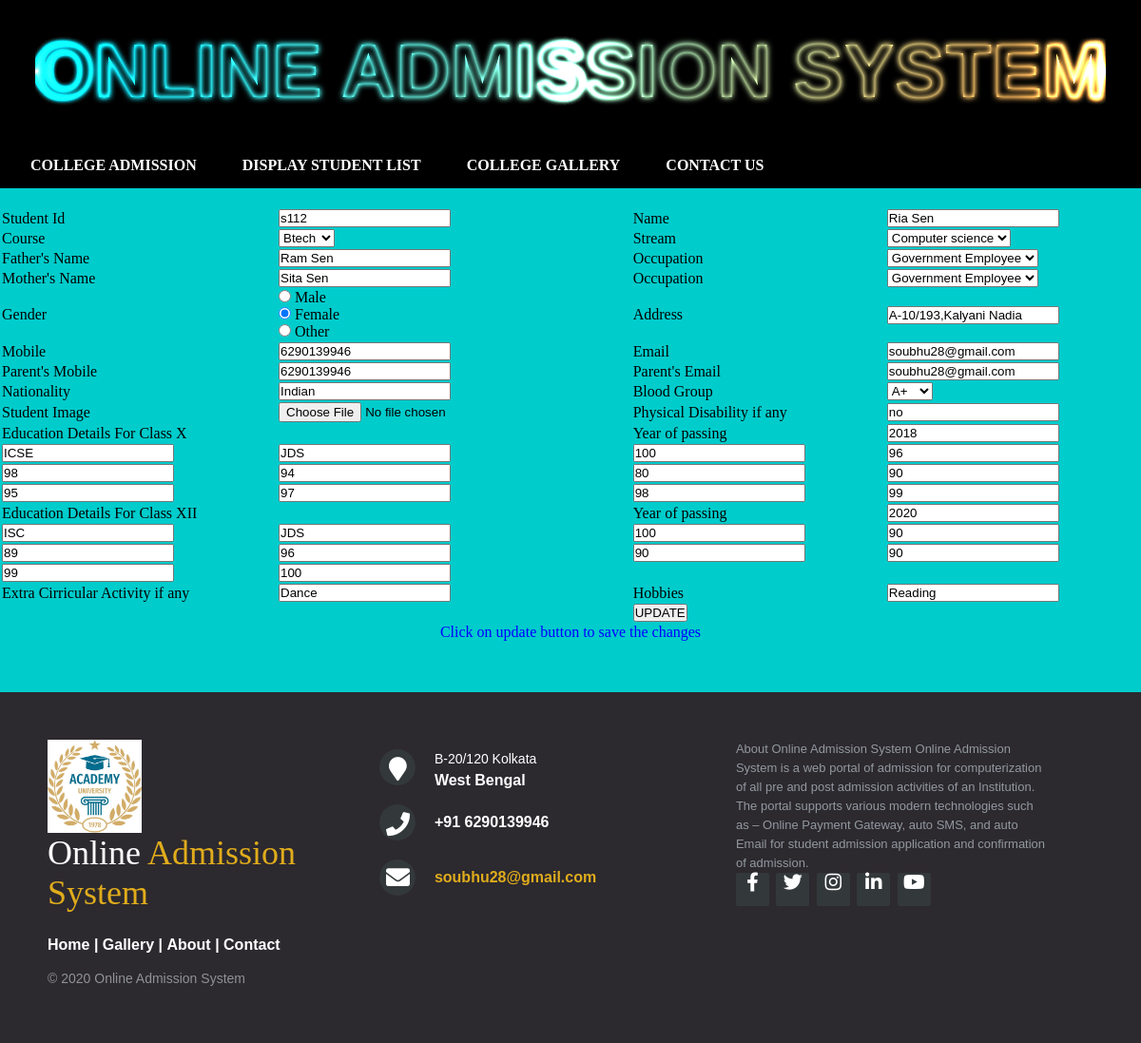
Screenshot of /edit.php?si=s112 with the database file from the repository.
### tables this page shows
CREATE TABLE `admission` (
  `student_id` varchar(20) NOT NULL,
  `sname` varchar(100) NOT NULL,
  `course` varchar(10) NOT NULL,
  `stream` varchar(100) NOT NULL,
  `fname` varchar(100) NOT NULL,
  `foccupation` varchar(100) NOT NULL,
  `mname` varchar(100) NOT NULL,
  `moccupation` varchar(100) NOT NULL,
  `gender` varchar(100) NOT NULL,
  `address` varchar(100) NOT NULL,
  `mobile` varchar(15) NOT NULL,
  `email` varchar(100) NOT NULL,
  `pmobile` varchar(15) NOT NULL,
  `pemail` varchar(100) NOT NULL,
  `nationality` varchar(20) NOT NULL,
  `bloodgroup` varchar(4) NOT NULL,
  `simage` varchar(255) NOT NULL,
  `pdisability` varchar(100) NOT NULL,
  `bnx` varchar(100) NOT NULL,
  `scnx` varchar(100) NOT NULL,
  `miex` int(5) NOT NULL,
  `mimx` int(5) NOT NULL,
  `mibx` int(5) NOT NULL,
  `micompx` int(5) NOT NULL,
  `yopx` int(10) NOT NULL,
  `tpx` decimal(10,0) NOT NULL,
  `pygx` decimal(10,0) NOT NULL,
  `mipx` int(5) NOT NULL,
  `micx` int(5) NOT NULL,
  `miscx` int(5) NOT NULL,
  `mislx` int(5) NOT NULL,
  `bnxii` varchar(100) NOT NULL,
  `ssnxii` varchar(100) NOT NULL,
  `miexii` int(5) NOT NULL,
  `mimxii` int(5) NOT NULL,
  `mislxii` int(5) NOT NULL,
  `micxii` int(5) NOT NULL,
  `yopxii` int(10) NOT NULL,
  `tpxii` decimal(10,0) NOT NULL,
  `pygxii` decimal(10,0) NOT NULL,
  `mipxii` int(5) NOT NULL,
  `michemxii` int(5) NOT NULL,
  `ecaxii` varchar(100) NOT NULL,
  `hobbies` varchar(100) NOT NULL
);

### edit.php (the view, shortened to what this page needs)
<link rel="stylesheet" href="https://cdnjs.cloudflare.com/ajax/libs/font-awesome/5.15.1/css/all.min.css">
<link rel="stylesheet" type="text/css" href="footerstyle.css">
	<?php
include("connection.php");
 $sid=$_GET['si'];
$query="select * from admission where student_id='".$sid."'";
$data=mysqli_query($conn,$query);
?>
<!DOCTYPE html>
<html>
<head>
</head>
<body bgcolor="00CCCC">
	<div class="wrapper">
        <div class="neon-wrapper">
            <span class="txt" >Online Admission System</span>
            <span class="gradient"></span>
            <span class="dodge"></span>
        </div>
    </div>
	<ul class="navigation">
			<li class="listitem"><a href="admission.php">College Admission</a></li>
			<li class="listitem"><a href="displaystudent.php">Display Student List</a></li>
			<li class="listitem"><a href="gallery.php">College Gallery</a></li>
			<li class="listitem"><a href="contact.php">Contact Us</a></li>
		</ul>
	<center>
<form action="" method="GET" enctype="multipart/form-data">
<table bgcolor="00CCCC" width="1200px">
	<tr>
		<td>&nbsp;</td>
		<td></td>
		<td></td>
		<td></td>
	</tr>
	<?php
	while($result=mysqli_fetch_assoc($data))
{
	?>
		<tr>
		<td>Student Id</td>
		<td><input type="TEXT" name="student_id" value="<?php echo $_GET['si'];?>"></td>
		<td>Name</td>
		<td><input type="TEXT" name="sname"  value="<?php echo $result['sname'];?>"></td>
	</tr>
	<tr>
		<td>Course</td>
		<td>
			 <select name="Course" id="Course">
    <option value="Btech" <?php if($result[course]=='Btech') echo'selected="selected"'; ?> >Btech</option>
  </select>
		</td>
		<td>Stream</td>
		<td>
			 <select name="Stream" id="Stream">
    <option value="Comuter science" <?php if($result[stream]=='Computer science') echo'selected="selected"'; ?> >Computer science</option>
  </select>
		</td>
	</tr>
	<tr>
		<td>Father's Name</td>
		<td><input type="TEXT" name="FathersName" value="<?php echo $result['fname'];?>"></td>
		<td>Occupation</td>
		<td>
		<select name="FOccupation" id="Occupation" >
    <option value="Government Employee" <?php if($result[foccupation]=='Government Employee') echo'selected="selected"'; ?> >Government Employee</option>
  </select>
		</td>
	</tr>
	<tr>
		<td>Mother's Name</td>
		<td><input type="TEXT" name="MothersName" value="<?php echo $result['mname'];?>"></td>
		<td>Occupation</td>
		<td>
		<select name="MOccupation" id="Occupation">
    <option value="Government Employee" <?php if($result[moccupation]=='Government Employee') echo'selected="selected"'; ?> >Government Employee</option>
  </select>
		</td>
	</tr>
	<tr>
		<td>Gender</td>
		<td><input type="radio" id="male" name="gender" value="male" <?php if($result[gender]=='male') echo'checked="checked"'; ?> >
<label for="male">Male</label><br>
<input type="radio" id="female" name="gender" value="female"  <?php if($result[gender]=='female') echo'checked="checked"'; ?> >
<label for="female">Female</label><br>
<input type="radio" id="other" name="gender" value="other"  <?php if($result[gender]=='other') echo'checked="checked"'; ?> >
<label for="other">Other</label></td>
		<td>Address</td>
		<td>
			<input type="TEXT" name="Address" value="<?php echo $result['address'];?>">
		</td>
	</tr>
	<tr>
		<td>Mobile</td>
		<td><input type="TEXT" name="mobile" value="<?php echo $result['mobile'];?>"></td>
		<td>Email</td>
		<td><input type="TEXT" name="email" value="<?php echo $result['email'];?>"></td>
	</tr>
	<tr>
		<td>Parent's Mobile</td>
		<td><input type="TEXT" name="ParentsMobile" value="<?php echo $result['pmobile'];?>"></td>
		<td> Parent's Email</td>
		<td><input type="TEXT" name="ParentsEmail" value="<?php echo $result['pemail'];?>"></td>
	</tr>
	<tr>
		<td>Nationality</td>
		<td><input type="TEXT" name="Nationality" value="<?php echo $result['nationality'];?>"></td>
		<td>Blood Group</td>
		<td>
			<select name="BloodGroup" id="BloodGroup">
    <option value="A+"  <?php if($result[bloodgroup]=='A+') echo'selected="selected"'; ?> >A+</option>
  </select>
		</td>
	</tr>
	<tr>
		<td>Student Image</td>
		<td><input type="file" name="uploadfile" value="<?php echo $result['simage'];?>" ></td>
		<td>
			Physical Disability if any
		</td>
		<td>
			<input type="TEXT" name="PhysicalDisability" value="<?php echo $result['pdisability'];?>">
		</td>
	</tr>
	<tr>
		<td colspan="2">
			Education Details For Class X
		</td>
		<td>
			Year of passing
		</td>
		<td>
			<input type="TEXT" name="Edx" value="<?php echo $result['yopx'];?>">
		</td>
	</tr>
	<tr>
		<td>
			<input type="TEXT" placeholder="Board Name" name="Bnamex" value="<?php echo $result['bnx'];?>">
		</td>
		<td>
			<input type="TEXT" placeholder="School Name" name="Snamex" value="<?php echo $result['scnx'];?>">
		</td>
		<td>
			<input type="TEXT" placeholder="Total Percentage" name="Tpercentx" value="<?php echo $result['tpx'];?>">
		</td>
		<td>
			<input type="TEXT" placeholder="Percentage you got" name="Percentx" value="<?php echo $result['pygx'];?>">
		</td>
	</tr>
	<tr>
		<td>
			<input type="TEXT" placeholder="Marks in English" name="Ex" value="<?php echo $result['miex'];?>">
		</td>
		<td>
			<input type="TEXT" placeholder="Marks in Maths" name="Mx" value="<?php echo $result['mimx'];?>">
		</td>
		<td>
			<input type="TEXT" placeholder="Marks in Physics" name="Px" value="<?php echo $result['mipx'];?>">
		</td>
		<td>
			<input type="TEXT" placeholder="Marks in Chemistry" name="Cx" value="<?php echo $result['micx'];?>">
		</td>
	</tr>
	<tr>
		<td>
			<input type="TEXT" placeholder="Marks in Biology" name="Bx" value="<?php echo $result['mibx'];?>">
		</td>
		<td>
			<input type="TEXT" placeholder="Marks in Computer" name="Compx" value="<?php echo $result['micompx'];?>">
		</td>
		<td>
			<input type="TEXT" placeholder="Marks in Social Studies" name="Ssx" value="<?php echo $result['miscx'];?>">
		</td>
		<td>
			<input type="TEXT" placeholder="Marks in Second Language" name="Sx" value="<?php echo $result['mislx'];?>">
		</td>
	</tr>
	<tr>
		<td colspan="2">
			Education Details For Class XII
		</td>
		<td>
			Year of passing
		</td>
		<td>
			<input type="TEXT" name="Edxii" value="<?php echo $result['yopxii'];?>">
		</td>
	</tr>
	<tr>
		<td>
			<input type="TEXT" placeholder="Board Name" name="Bnamexii" value="<?php echo $result['bnxii'];?>">
		</td>
		<td>
			<input type="TEXT" placeholder="School Name" name="Snamexii" value="<?php echo $result['ssnxii'];?>">
		</td>
		<td>
			<input type="TEXT" placeholder="Total Percentage" name="Tpercentxii" value="<?php echo $result['tpxii'];?>">
		</td>
		<td>
			<input type="TEXT" placeholder="Percentage you got" name="Percentxii" value="<?php echo $result['pygxii'];?>">
		</td>
	</tr>
	<tr>
		<td>
			<input type="TEXT" placeholder="Marks in English" name="Exii" value="<?php echo $result['miexii'];?>">
		</td>
		<td>
			<input type="TEXT" placeholder="Marks in Maths" name="Mxii" value="<?php echo $result['mimxii'];?>">
		</td>
		<td>
			<input type="TEXT" placeholder="Marks in Physics" name="Pxii" value="<?php echo $result['mipxii'];?>">
		</td>
		<td>
			<input type="TEXT" placeholder="Marks in Chemistry" name="Cxii" value="<?php echo $result['michemxii'];?>">
		</td>
	</tr>
	<tr>
		<td>
			<input type="TEXT" placeholder="Marks in Second Language" name="Slxii" value="<?php echo $result['mislxii'];?>">
		</td>
		<td>
			<input type="TEXT" placeholder="Marks in Computer" name="Compxii" value="<?php echo $result['micxii'];?>">
		</td>
		<td>
		</td>
		<td>
		</td>
	</tr>
	<tr>
		<td>
			Extra Cirricular Activity if any
		</td>
		<td>
			<input type="TEXT" name="Eactivity" value="<?php echo $result['ecaxii'];?>">
		</td>
		<td>
			Hobbies
		</td>
		<td>
			<input type="TEXT" name="Hb" value="<?php echo $result['hobbies'];?>">
		</td>
	</tr>
	<tr>
		<td>
		</td>
		<td>
		</td>
		<td>
			<input type="submit" name="submit" value="UPDATE">
		</td>
		<td>
		</td>
	</tr>
<?php
	}
	?>
</table>
</form>
<?php
if($_GET['submit'])
{
	$sid=$_GET['student_id'];
	$snm=$_GET['sname'];
	$fn=$_GET['FathersName'];
	$co=$_GET['Course'];
	$st=$_GET['Stream'];
	$fo=$_GET['FOccupation'];
	$mn=$_GET['MothersName'];
	$mo=$_GET['MOccupation'];
	$ge=$_GET['gender'];
	$ad=$_GET['Address'];
	$mb=$_GET['mobile'];
	$em=$_GET['email'];
	$pmb=$_GET['ParentsMobile'];
	$pem=$_GET['ParentsEmail'];
	$na=$_GET['Nationality'];
	$bg=$_GET['BloodGroup'];
	$pd=$_GET['PhysicalDisability'];
	$bnx=$_GET['Bnamex'];
	$snx=$_GET['Snamex'];
	$tpx=$_GET['Tpercentx'];
	$pygx=$_GET['Percentx'];
	$miex=$_GET['Ex'];
	$mimx=$_GET['Mx'];
	$mipx=$_GET['Px'];
	$micx=$_GET['Cx'];
	$mibx=$_GET['Bx'];
	$micompx=$_GET['Compx'];
	$miscx=$_GET['Ssx'];
	$mislx=$_GET['Sx'];
	$yopx=$_GET['Edx'];
	$bnxii=$_GET['Bnamexii'];
	$ssnxii=$_GET['Snamexii'];
	$tpxii=$_GET['Tpercentxii'];
	$pygxii=$_GET['Percentxii'];
	$miexii=$_GET['Exii'];
	$mimxii=$_GET['Mxii'];
	$mipxii=$_GET['Pxii'];
	$michemxii=$_GET['Cxii'];
	$mislxii=$_GET['Slxii'];
	$micxii=$_GET['Compxii'];
	$ecaxii=$_GET['Eactivity'];
	$hobbies=$_GET['Hb'];
	$query="update admission set sname='$snm', fname='$fn' , course='$co' , stream='$st' , foccupation='$fo' , mname='$mn' , moccupation='$mo' , gender='$ge' , address='$ad' , mobile='$mb' , email='$em' , pmobile='$pmb' , pemail='$pem' , nationality='$na', bloodgroup='$bg' , pdisability='$pd' , bnx='$bnx' , scnx='$snx' , tpx='$tpx' , pygx='$pygx' , miex='$miex' , mimx='$mimx' , mipx='$mipx' , micx='$micx' , mibx='$mibx' , micompx='$micompx' , miscx='$miscx' , mislx='$mislx' , yopx='$yopx' , bnxii='$bnxii' , ssnxii='$ssnxii' , tpxii='$tpxii' , pygxii='$pygxii' , miexii='$miexii' , mimxii='$mimxii' , mipxii='$mipxii' , michemxii='$michemxii' , mislxii='$mislxii' , micxii='$micxii' , ecaxii='$ecaxii' , hobbies='$hobbies'   where student_id='$sid'";
	$data=mysqli_query($conn,$query);
	if($data)
	{
		echo"<font color='green'>Record updated Successfully <a href= displaystudent.php =>Check updated list</a>";
	}
	else
	{
		echo "<font color='red'>Record not updated";
	}
}
else
{
	echo "<font color='blue'> Click on update button to save the changes";
}
?>
<br>
<br>
<br>
<br>
</center>
<footer class="footer-distributed">
	<div class="footer-left">
		<img src="collegelogo1.jpg">
		<h3>Online<span> Admission System</span></h3>
		<p class="footer-links">
			<a href="#">Home</a>
			|
			<a href="#">Gallery</a>
			|
			<a href="#">About</a>
			|
			<a href="#">Contact</a>
		</p>
		<p class="footer-company-name">© 2020 Online Admission System</p>
	</div>
	<div class="footer-center">
		<div>
			<i class="fa fa-map-marker"></i>
			<p><span>B-20/120 Kolkata</span>
			West Bengal</p>
		</div>
		<div>
			<i class="fa fa-phone"></i>
			<p>+91 6290139946</p>
		</div>
		<div>
			<i class="fa fa-envelope"></i>
			<p><a href="#">soubhu28@gmail.com</a></p>
		</div>
	</div>
	<div class="footer-right">
		<p class="footer-company-about">
			<span>About Online Admission System</span>
		Online Admission System is a web portal of admission for computerization of all pre and post admission activities of an Institution. The portal supports various modern technologies such as – Online Payment Gateway, auto SMS, and auto Email for student admission application and confirmation of admission.</p>
		<div class="footer-icons">
			<a href="#"><i class="fab fa-facebook-f"></i></a>
			<a href="#"><i class="fab fa-twitter"></i></a>
			<a href="#"><i class="fab fa-instagram"></i></a>
			<a href="#"><i class="fab fa-linkedin-in"></i></a>
			<a href="#"><i class="fab fa-youtube"></i></a>
		</div>
	</div>
</footer>
</body>
</html>

### footerstyle.css (style rules this page uses)
* { padding:0; margin:0; }
footer { position: fixed; bottom:0; }
.footer-distributed { background-color:#2c292f; box-sizing:border-box; width:100%; text-align:left; font:bold 16px sans-serif; padding:50px 50px 60px 50px; }
.footer-distributed .footer-left, .footer-distributed .footer-center, .footer-distributed .footer-right { display: inline-block; vertical-align:top; }
.footer-distributed .footer-left { width:30%; }
.footer-distributed h3 { color:#ffffff; font:normal 36px 'Cookie',cursive; margin:0; }
.footer-distributed .footer-left img { width:30%; }
.footer-distributed h3 span { color: #e0ac1c; }
.footer-distributed .footer-links { color: #ffffff; margin:20px 0 12px; }
.footer-distributed .footer-links a { display: inline-block; line-height: 1.8; text-decoration: none; color: inherit; }
.footer-distributed .footer-company-name { color: #8f9296; font-size: 14px; font-weight: normal; margin: 0; }
.footer-distributed .footer-center { width: 35%; }
.footer-distributed .footer-center i { background-color: #33383b; color: #ffffff; font-size: 25px; width :38px; height: 38px; border-radius: 50%; text-align: center; line-height: 42px; margin: 10px 15px; vertical-align: middle; }
.footer-distributed .footer-center i.fa-envelope { font-sixe: 17px; line-height: 38px; }
.footer-distributed .footer-center p { display: inline-block; color: #ffffff; vertical-align: middle; margin:0; }
.footer-distributed .footer-center p span { display: block; font-weight: normal; font-size: 14px; line-height: 2; }
.footer-distributed .footer-center p a { color: #e0ac1c; text-decoration: none; }
.footer-distributed .footer-right { width:30%; }
.footer-distributed .footer-company-about { line-height: 20px; color: #92999f; font-size: 13px; font-weight: normal; margin: 0; }
.footer-distributed .footer-icons a { display: inline-block; width: 35px; height: 35px; cursor: pointer; background-color: #33383b; border-radius: 2px; font-size: 20px; color: #ffffff; text-align: center; line-height: 35px; margin-right: 3px; margin-bottom: 5px; }

### edit.php (style rules this page uses)
.navigation { margin:0; padding:0 1em; background:#000; height:3em; list-style:none; text-decoration:none; }
.listitem { float:left; height:100%; margin-right:1em; padding:0 1em; }
.listitem a { color:#fff; text-decoration:none; font-weight: bold; text-transform: uppercase; float:left; height:100%; line-height:3; }
body { margin: 0; padding: 0; }
.wrapper { height: 150px; display: flex; align-items: center; justify-content: center; background: #000000; }
.txt { color: #ffffff; background:#000000; font-size:80px; font-weight: bold; font-family: Arial; text-transform: uppercase; }
.txt::before { content: 'Online Admission System'; position: absolute; mix-blend-mode: difference; filter: blur(3px); }
.neon-wrapper { display:inline-flex; filter: brightness(200%); overflow: hidden; }
.gradient { background: linear-gradient(114.5793141156962deg, rgba(6, 227, 250,1) 4.927083333333334%,rgba(229, 151, 64,1) 97.84374999999999%); position: absolute; top: 0; left:0; width: 100%; height:100%; mix-blend-mode: multiply; }
.dodge { background: radial-gradient(circle,white,black 35%) center / 25% 25%; position: absolute; top:-100%; left:-100%; right:0; bottom:0; mix-blend-mode: color-dodge; animation: dodge-area 3s linear infinite; }

### rows the page displays
admission: sname "Ria Sen", Course "Btech", FathersName "Ram Sen", FOccupation "Government Employee", MothersName "Sita Sen", MOccupation "Government Employee", gender "☐ Male", gender "☑ Female", gender "☐ Other", Address "A-10/193,Kalyani Nadia", mobile "6290139946", email "soubhu28@gmail.com", ParentsMobile "6290139946", ParentsEmail "soubhu28@gmail.com", Nationality "Indian", BloodGroup "A+", PhysicalDisability "no", Edx "2018", Bnamex "ICSE", Snamex "JDS", Tpercentx "100", Percentx "96", Ex "98", Mx "94", Px "80", Cx "90", Bx "95", Compx "97", Ssx "98", Sx "99", Edxii "2020", Bnamexii "ISC", Snamexii "JDS", Tpercentxii "100", Percentxii "90", Exii "89", Mxii "96", Pxii "90", Cxii "90", Slxii "99", Compxii "100", Eactivity "Dance", Hb "Reading"
